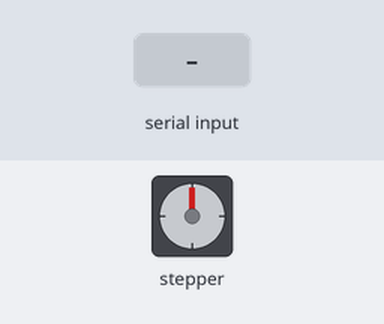
A program run on a simulated ESP32-C3. On the bench: stepper motor. The test bench sets the inputs (shaded band). Stepper angles assume 200 steps per turn.

Above: at 1.2 s.
1.3 s: "90,45\n" received over the second serial link
At 1.45 s:
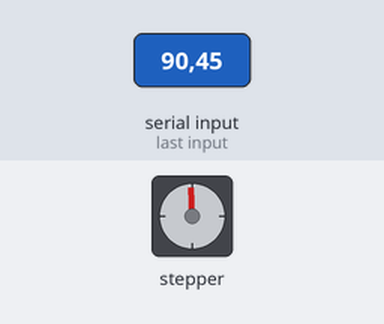
At 2.05 s:
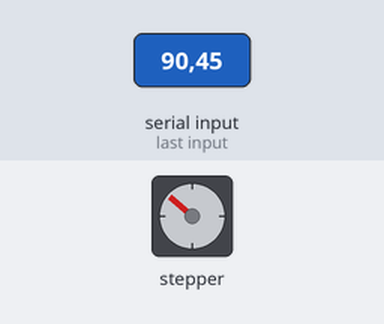
4.3 s: "200\n" received over the second serial link
At 4.45 s:
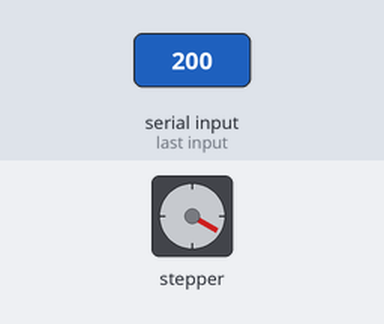
Timing chart, 0 to 19.3 s (numbered marks = the images above; inputs shaded):
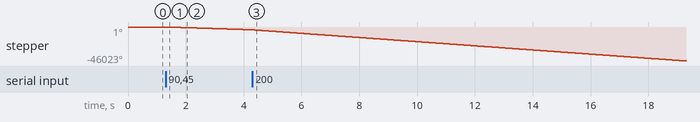

The program:

main.cpp
```cpp
#include <Arduino.h>
#include <AccelStepper.h>
#include <RunningMedian.h>

#define motorInterfaceType 1
AccelStepper step_motor = AccelStepper(motorInterfaceType, 5, 4);

RunningMedian samples = RunningMedian(5);

void set_motor(int speed);

int sensor_val = 0;
float last_angle = 0;

// Set pins for I2C1
#define RX1 2
#define TX1 3

void setup()
{
  Serial.begin(115200);
  Serial1.begin(115200, SERIAL_8N1, RX1, TX1);

  step_motor.setCurrentPosition(0);
  step_motor.setMaxSpeed(40000);
  step_motor.setAcceleration(200000);
}

int getspeed;

void loop() {
  float curr_angle = -((float)sensor_val) / 1000;

  // if (curr_angle < 5 && curr_angle > -5) {
  //   getspeed = (int)(1000 * curr_angle) + (6000 * (curr_angle - last_angle));
  // } else {
    getspeed = (int)(8000 * curr_angle) + (4000 * (curr_angle - last_angle));
  // }


  if (curr_angle > 45 || curr_angle < -45) {
    // samples.add(0);
    set_motor(0);
  } else {
    // samples.add(getspeed);
    set_motor(getspeed);
    }

  // set_motor(samples.getAverage());

  // Serial.println(curr_angle);
  // Serial.print("  ");
  // Serial.print(getspeed);
  // Serial.print("  ");
  // Serial.println(step_motor.speed());
  last_angle = curr_angle;
  if (Serial1.available()) {
    String ser_read = Serial1.readStringUntil('\n');
    sensor_val = ser_read.toInt();
  }
}

void set_motor(int speed)
{

  if (speed < 300 && speed > -300) {
    step_motor.stop();
  } else {
    step_motor.setSpeed(speed);
    step_motor.runSpeed();
  }
}
```

Measured:
- after the input at 1.3 s, stepper: keeps turning counter-clockwise at about 1279°/s, starting at once
